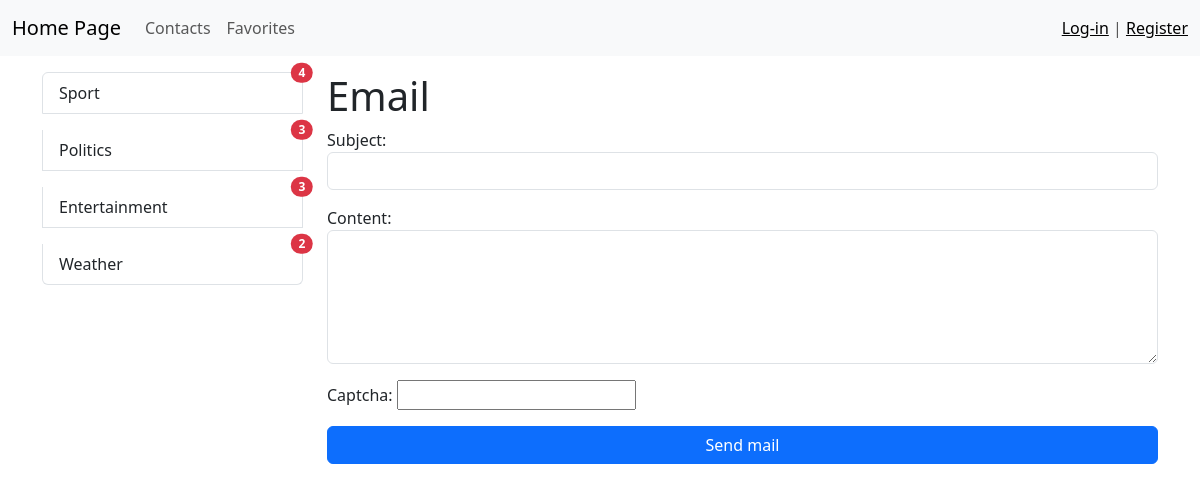
The page /send_message/ on the database its author committed.
### news/models.py (models this page shows, shortened)
class Category(models.Model):
    name = models.CharField(max_length=255)
    def get_absolute_url(self):
        return reverse('category', kwargs={'pk': self.pk})
    class Meta:
        verbose_name_plural = 'categories'
        ordering = ['name']

### news/views.py (the view, shortened to what this page needs)
# urls.py: path('send_message/', SendMessage.as_view(), name='send_message')
class SendMessage(FormView):
    form_class = ContactForm
    template_name = 'news/contact.html'

### news/forms.py (shortened to what this page needs)
class ContactForm(forms.Form):
    subject = forms.CharField(widget=forms.TextInput(attrs={'class': 'form-control'}))
    content = forms.CharField(widget=forms.Textarea(attrs={'class': 'form-control', 'rows': 5}))
    captcha = CaptchaField()

### news/templatetags/news_tags.py (called while the page is built)
@register.inclusion_tag('news/list_categories.html')
def show_categories():
    categories = Category.objects.filter(news__is_published=True).annotate(cnt=Count('news')).filter(cnt__gt=0)
    return {'categories': categories}

### news/templates/news/contact.html (shortened to what this page needs)
{% extends 'base.html' %}
{% block sidebar %}
{% include '_inc/_sidebar.html' %}
{% endblock sidebar %}
{% block content%}
<h1>Email</h1>
<form action="{% url 'send_message' %}" method="post"> {% csrf_token %}
    {{ form.as_p }}
     <div class="d-grid gap-2">
        <button type="submit" class="btn btn-primary">Send mail</button>
    </div>
</form>
{% endblock content %}

### news/templates/news/list_categories.html
<div class="list-group">
    {% for category in categories %}
    <a href="{{ category.get_absolute_url }}" class="list-group-item list-group-item-action mb-3" aria-current="true">
        {{ category.name }}
        <span class="position-absolute top-0 start-100 translate-middle badge rounded-pill bg-danger">
            {{category.cnt}}
        </span>
    </a>
    {% endfor %}
</div>

### rows shown on the page
Category: name "Sport", cnt "4"
Category: name "Politics", cnt "3"
Category: name "Entertainment", cnt "3"
Category: name "Weather", cnt "2"
